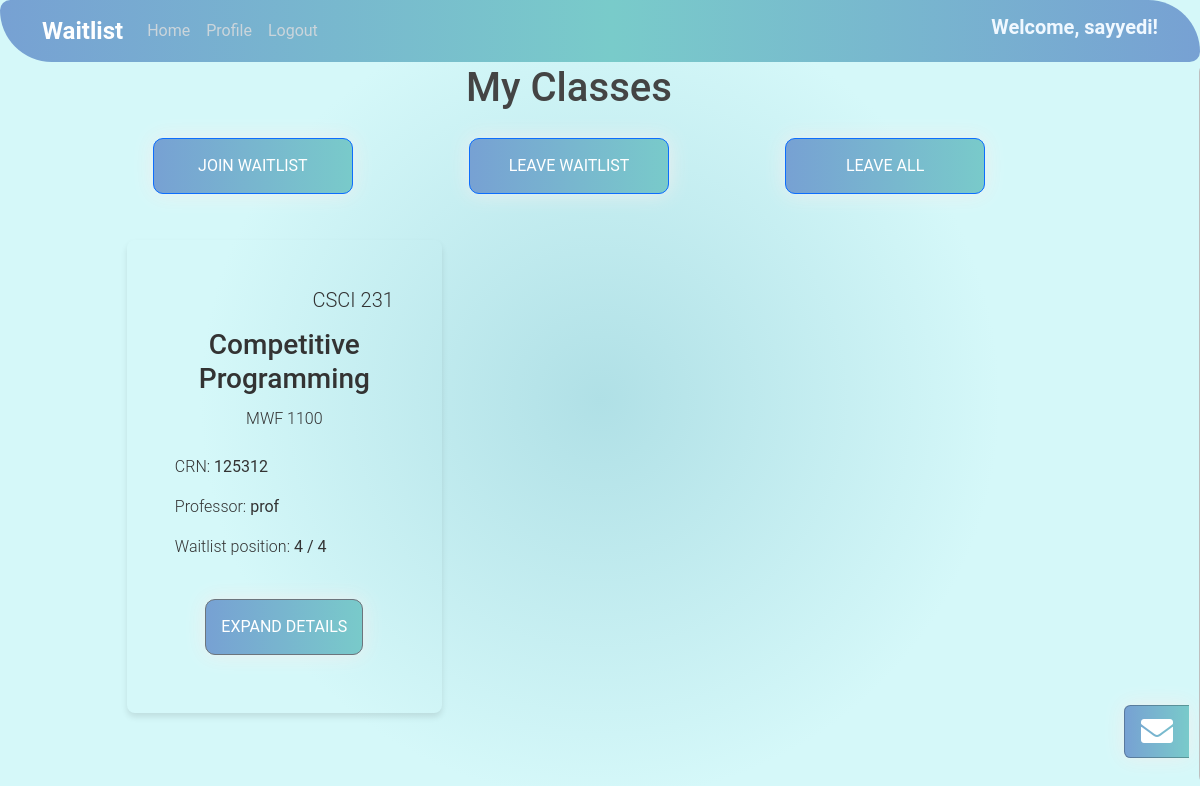
The page /studenthome/ (signed in) on the database as committed earlier.
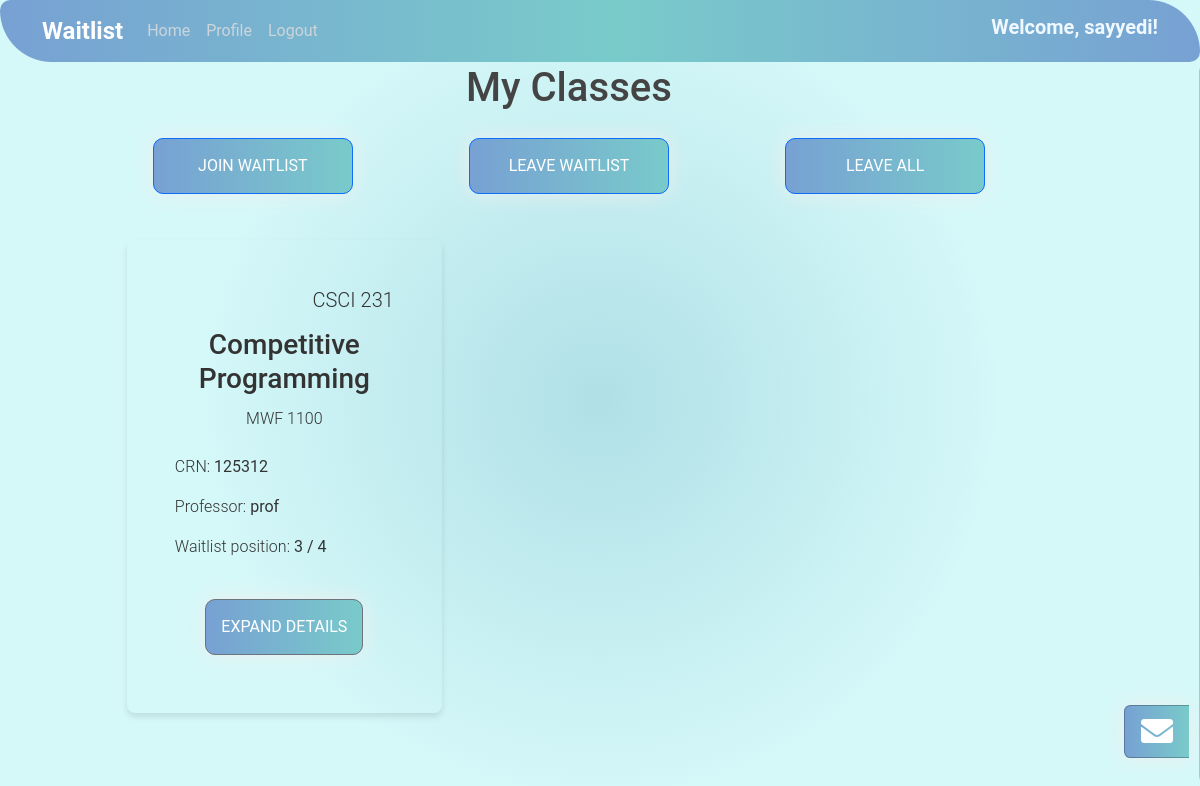
The same page on the database as committed later.
### studentview/models.py (models this page shows, shortened)
class ClassWaitlist(models.Model):
    className = models.CharField(max_length=200, name="className", verbose_name='Class Name')
    classDescription = models.TextField(verbose_name='Description', default=' ')
    classCode = models.CharField(max_length=200, verbose_name='Class Code')
    crn = models.IntegerField(default=0, verbose_name='CRN')
    schedule = models.CharField(max_length=200, verbose_name='Schedule')
    sortType = models.CharField(max_length=200, verbose_name='Sort Type')
    term = models.CharField(max_length=200, verbose_name='Term')
    professor = models.ForeignKey(User, on_delete=models.CASCADE)
    date_added = models.DateTimeField("date published")
    closed = models.BooleanField(default=False)  # Add this line
    anonymous_waitlist = models.BooleanField(default=False, verbose_name='Anonymous Waitlist')
    request_academic_status = models.BooleanField(default=False, verbose_name='Request Academic Status')
    request_major = models.BooleanField(default=False, verbose_name='Request Major')
    request_msg = models.BooleanField(default=False, verbose_name='Request Message')
    archived = models.BooleanField(default=False, verbose_name="Archived")

### studentview/views.py (the view, shortened to what this page needs)
# urls.py: 2. Add a URL to urlpatterns:  path('', views.home, name='home')
def home(request):
    currentUser = request.user
    groupOfUser = currentUser.groups.all().first() #if we ever add more groups than profs and students, change this
    classes = []
    message =  ""
    isProfessor = False
    isStudent = False
    inbox = []
    unread_messages = 0
    messageable_users = None
    message_form = None
    if currentUser.is_anonymous:
        message = "Log in to view your classes!"
    else:
        if groupOfUser:
            if groupOfUser.id == 1:
                classes = ClassWaitlist.objects.filter(professor=currentUser.pk)
                isProfessor = True
                messageable_users = list(set((
                        ticket.student.id, ticket.student.get_full_name()
                    ) for ticket in (
                        c.studentticket_set.all().first() for c in classes if c.studentticket_set.count())
                ))
            elif groupOfUser.id == 2:
                isStudent = True
                studentTickets = StudentTicket.objects.filter(student=currentUser.pk)
                classPKs = set()
                for ticket in studentTickets:
                    classPKs.add(ticket.class_waitlist.pk)
                classPKs = list(classPKs)
                classes = ClassWaitlist.objects.filter(pk__in=classPKs)
                for c in classes:
                    c.numberInClass = StudentTicket.objects.filter(class_waitlist=c).count()
                    c.positionInWaitlist = StudentTicket.objects.get(
                            class_waitlist=c,
                            student=currentUser
                        ).position
                messageable_users = list(set((
                        c.professor.id, c.professor.get_full_name()
                    ) for c in classes))
        else:
            message = "You are not logged in as a professor or a student! This is a legacy account. Please make a new one"
        if messageable_users:
            message_form = MessageForm(currentUser, messageable_users)
            user_messages = Message.objects.filter(
                    Q(sender=currentUser) | Q(receiver=currentUser)
                ).order_by('send_date')
            inbox_userIDs = (
                set(user_messages.values_list('sender', flat=True).distinct()) |
                set(user_messages.values_list('receiver', flat=True).distinct()))
            inbox_userIDs.discard(currentUser.id)
    context = {
        'classes': classes,
        'message': message,
        'isProfessor': isProfessor,
        'isStudent': isStudent,
        'inbox': inbox,
        'unread_messages': unread_messages,
        'messageable_users': messageable_users,
        'message_form': message_form
    }
    return render(request,'studentview/home.html', context)

### studentview/templates/studentview/home.html (shortened to what this page needs)
{% extends "studentview/base.html" %}
{% block content %}
<h1 style="text-align:center"> My Classes</h1>
<div class="container class-list px-0">
    {% if user.is_authenticated %}
        {% if isStudent %}
            <div class="row my-3">
                <div class="col text-center">
                    <a href="/studenthome/joinwaitlist" type="button" class="btn btn-primary" style="width: 200px;">
                        Join Waitlist
                    </a>
                </div>
                <div class="col text-center">
                    <a href="/studenthome/leavewaitlist/" type="button" class="btn btn-primary" style="width: 200px;">
                        Leave Waitlist
                    </a>
                </div>
                <div class="col text-center">
                    <a href="/studenthome/leaveallwaitlists/" type="button" class="btn btn-primary" style="width: 200px;">
                        Leave All
                    </a>
                </div>
            </div>
        {% endif %}
    {% endif %}
    <div class="d-flex flex-row flex-wrap justify-content-center justify-content-md-start my-3">
        {% for class in classes %}
            <div class="studentclassbox {% if class.closed %}closed{% else %}active{% endif %} p-5">
                <div class="d-flex flex-row h5">
                    <div class="col col-auto" style="margin-left: auto; font-weight: 300;">
                        {{ class.classCode }}
                    </div>
                </div>
                <div class="row text-center h3 mt-2">
                    <span>{{class.className}}</span>
                </div>
                <div class="row text-center mt-1">
                    <span style="font-weight: 300;">{{ class.schedule }}</span>
                </div>
                <div class="d-flex flex-row mt-4">
                    <div class="col-auto" style="font-weight: 300; margin-right: 4px;">
                        CRN:
                    </div>
                    <div class="col">
                        {{ class.crn }}
                    </div>
                </div>
                <div class="d-flex flex-row justify-content-left mt-3">
                    <div class="col-auto mr-1" style="font-weight: 300; margin-right: 4px;">
                        Professor:
                    </div>
                    <div class="col-auto">
                        {{ class.professor }}
                    </div>
                </div>
                {% if isStudent %}
                    <div class="d-flex flex-row justify-content-left mt-3">
                        <div class="col-auto" style="font-weight: 300; margin-right: 4px;">
                            Waitlist position:
                        </div>
                        <div class="col">
                            {{ class.positionInWaitlist }} / {{ class.numberInClass }}
                        </div>
                    </div>
                {% endif %}
                <br>
                <div class="d-flex flex-row justify-content-center mt-auto">
                    <button class="btn btn-secondary mt-3" onclick="window.location.href='/studenthome/{{class.pk}}/detail';">Expand Details</button>
                </div>
            </div>
        {% endfor %}
    </div>
</div>
{% endblock content %}

Rows that differ between the two databases and show on the page:
changed ClassWaitlist "Competitive Programming": positionInWaitlist "4" → "3"
